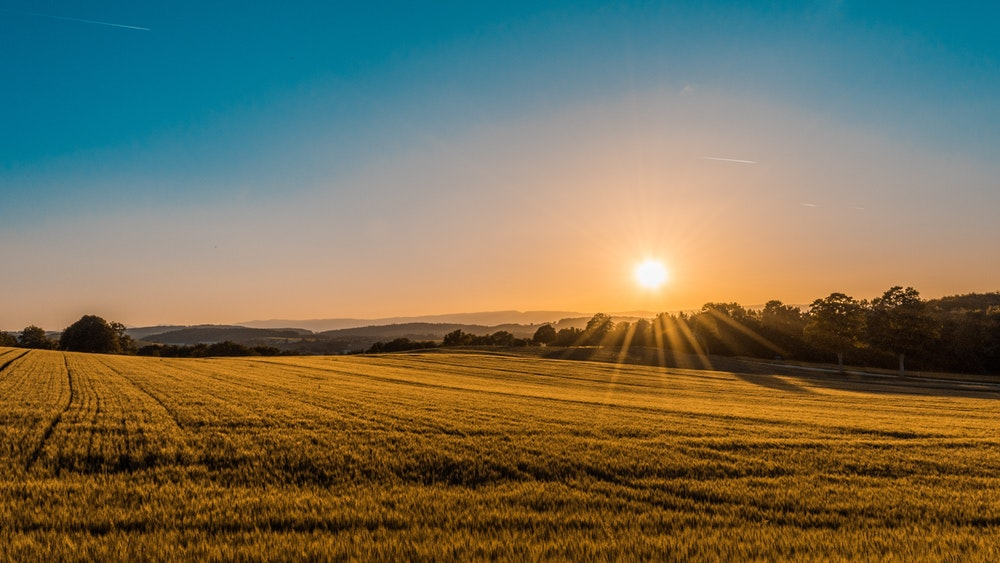
#> input picture IBM_OpenCV/mimage.jfif, 1000 x 563 px
$ python EdgeDetection.py
#> lines starting #> are read from the running program, lines starting #| are printed output that depends on the picture
import cv2
from matplotlib import pyplot as plt
from pylab import rcParams

def edgeDetection(mImage):

    edges=cv2.Canny(mImage,50,40)
    plt.imshow(edges,cmap = 'gray')
    plt.title('Edge Image'), plt.xticks([]), plt.yticks([])
    return edges


print(cv2.__version__)

mImage=cv2.imread('mimage.jfif')
#> mImage is the input picture: shape (563, 1000, 3); mean B, G, R 88.7, 112, 117

plt.imshow(mImage)


mImage_correctedColor=cv2.cvtColor(mImage,cv2.COLOR_BGR2RGB)

rcParams['figure.figsize'] = 10, 12


plt.imshow(mImage_correctedColor)
mImage_gray = cv2.cvtColor(mImage_correctedColor, cv2.COLOR_BGR2GRAY)
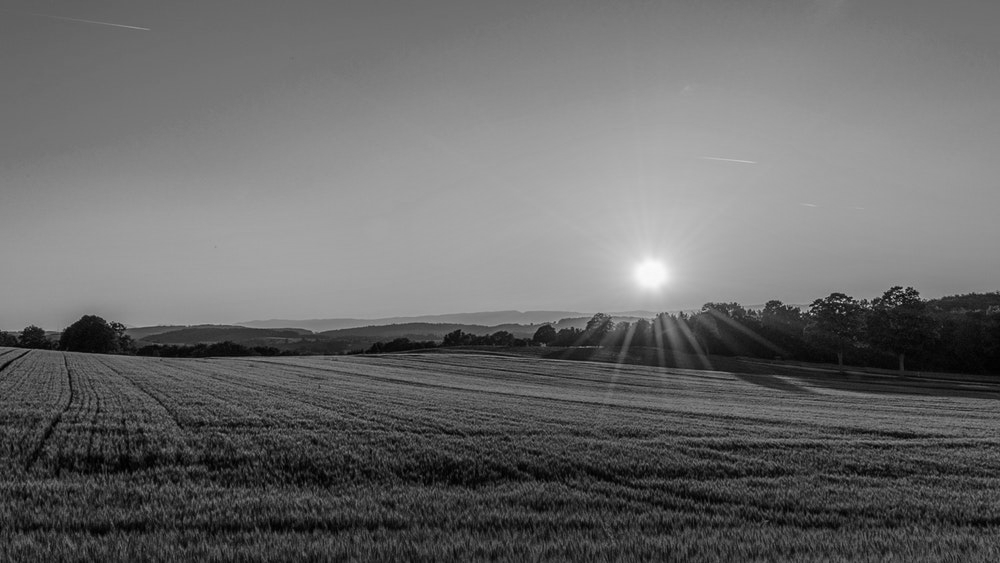
#> mImage_gray: shape (563, 1000); min 0, max 250, mean 105.6

rcParams['figure.figsize'] = 10, 12
edgeDetection(mImage_gray)
#> in edgeDetection, `edges=cv2.Canny(mImage,50,40)`:
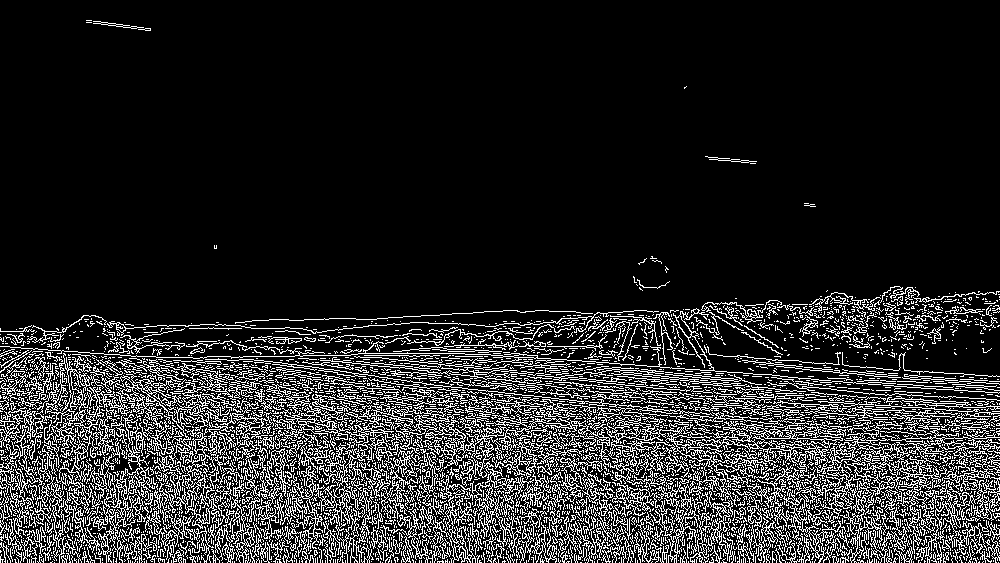
#> edges: shape (563, 1000); 15.1% white in thin lines or dots

#making it more insteresting

#> (the run stopped early here; a loop or call above may not have finished)
